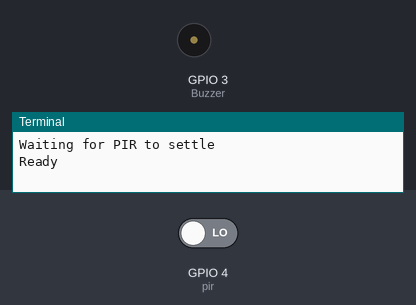
Bench run of a program on a simulated Raspberry Pi (BCM pin numbers). Parts: buzzer (waves = sounding, pin HIGH), the last lines printed to the terminal. Inputs (shaded band) come from the test bench; at power-on: GPIO 4 (pir) LOW.

Above: at 1.2 s.
1.3 s: GPIO 4 (pir) driven HIGH
At 1.55 s:
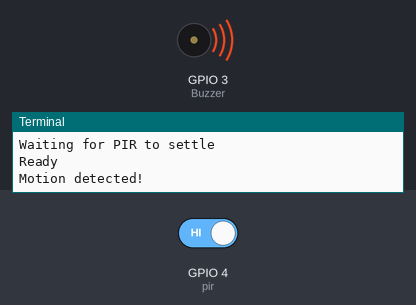
Timing chart, 0 to 10.3 s (numbered marks = the images above; inputs shaded):
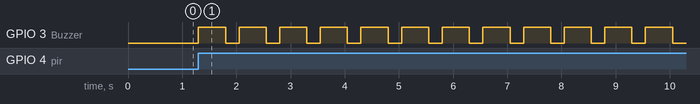

The program:

motion_alarm.py
```python
from gpiozero import MotionSensor, Buzzer
from time import sleep

pir = MotionSensor(4)
bz = Buzzer(3)

print("Waiting for PIR to settle")
pir.wait_for_no_motion()

while True:
    print("Ready")
    pir.wait_for_motion()
    print("Motion detected!")
    bz.beep(0.5, 0.25, n=8)
    sleep(3)
```

Measured:
- after the input at 1.3 s, GPIO 3 (Buzzer): alternates HIGH for 0.50 s and LOW for 0.25 s, starting at once
